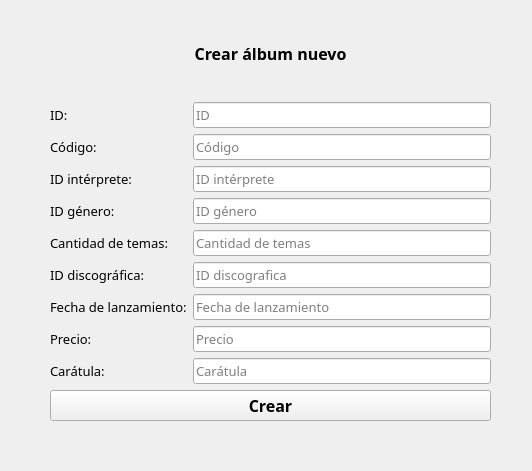
<?xml version="1.0" encoding="UTF-8"?>
<ui version="4.0">
 <class>CrearProducto</class>
 <widget class="QWidget" name="CrearProducto">
  <property name="geometry">
   <rect>
    <x>0</x>
    <y>0</y>
    <width>532</width>
    <height>471</height>
   </rect>
  </property>
  <property name="windowTitle">
   <string>Form</string>
  </property>
  <widget class="QWidget" name="">
   <property name="geometry">
    <rect>
     <x>50</x>
     <y>10</y>
     <width>441</width>
     <height>411</height>
    </rect>
   </property>
   <layout class="QVBoxLayout" name="verticalLayout">
    <item>
     <layout class="QGridLayout" name="gridLayout">
      <item row="1" column="0">
       <widget class="QLabel" name="label_2">
        <property name="font">
         <font>
          <family>Bell MT</family>
          <pointsize>10</pointsize>
         </font>
        </property>
        <property name="text">
         <string>ID:</string>
        </property>
       </widget>
      </item>
      <item row="1" column="2">
       <widget class="QLineEdit" name="input_id">
        <property name="font">
         <font>
          <family>Bell MT</family>
          <pointsize>10</pointsize>
         </font>
        </property>
        <property name="placeholderText">
         <string>ID</string>
        </property>
       </widget>
      </item>
      <item row="2" column="0">
       <widget class="QLabel" name="label_3">
        <property name="font">
         <font>
          <family>Bell MT</family>
          <pointsize>10</pointsize>
         </font>
        </property>
        <property name="text">
         <string>Código:</string>
        </property>
       </widget>
      </item>
      <item row="2" column="2">
       <widget class="QLineEdit" name="input_codigo">
        <property name="font">
         <font>
          <family>Bell MT</family>
          <pointsize>10</pointsize>
         </font>
        </property>
        <property name="text">
         <string/>
        </property>
        <property name="placeholderText">
         <string>Código</string>
        </property>
       </widget>
      </item>
      <item row="3" column="0">
       <widget class="QLabel" name="label_4">
        <property name="font">
         <font>
          <family>Bell MT</family>
          <pointsize>10</pointsize>
         </font>
        </property>
        <property name="text">
         <string>ID intérprete:</string>
        </property>
       </widget>
      </item>
      <item row="3" column="2">
       <widget class="QLineEdit" name="input_idinterprete">
        <property name="font">
         <font>
          <family>Bell MT</family>
          <pointsize>10</pointsize>
         </font>
        </property>
        <property name="placeholderText">
         <string>ID intérprete</string>
        </property>
       </widget>
      </item>
      <item row="4" column="0">
       <widget class="QLabel" name="label_5">
        <property name="font">
         <font>
          <family>Bell MT</family>
          <pointsize>10</pointsize>
         </font>
        </property>
        <property name="text">
         <string>ID género:</string>
        </property>
       </widget>
      </item>
      <item row="4" column="2">
       <widget class="QLineEdit" name="input_idgenero">
        <property name="font">
         <font>
          <family>Bell MT</family>
          <pointsize>10</pointsize>
         </font>
        </property>
        <property name="placeholderText">
         <string>ID género</string>
        </property>
       </widget>
      </item>
      <item row="5" column="0" colspan="2">
       <widget class="QLabel" name="label_9">
        <property name="font">
         <font>
          <family>Bell MT</family>
          <pointsize>10</pointsize>
         </font>
        </property>
        <property name="text">
         <string>Cantidad de temas:</string>
        </property>
       </widget>
      </item>
      <item row="5" column="2">
       <widget class="QLineEdit" name="input_cantidaddetemas">
        <property name="font">
         <font>
          <family>Bell MT</family>
          <pointsize>10</pointsize>
         </font>
        </property>
        <property name="placeholderText">
         <string>Cantidad de temas</string>
        </property>
       </widget>
      </item>
      <item row="6" column="0">
       <widget class="QLabel" name="label_8">
        <property name="font">
         <font>
          <family>Bell MT</family>
          <pointsize>10</pointsize>
         </font>
        </property>
        <property name="text">
         <string>ID discográfica:</string>
        </property>
       </widget>
      </item>
      <item row="6" column="2">
       <widget class="QLineEdit" name="input_iddiscografica">
        <property name="font">
         <font>
          <family>Bell MT</family>
          <pointsize>10</pointsize>
         </font>
        </property>
        <property name="placeholderText">
         <string>ID discografica</string>
        </property>
       </widget>
      </item>
      <item row="7" column="0" colspan="2">
       <widget class="QLabel" name="label_7">
        <property name="font">
         <font>
          <family>Bell MT</family>
          <pointsize>10</pointsize>
         </font>
        </property>
        <property name="text">
         <string>Fecha de lanzamiento:</string>
        </property>
       </widget>
      </item>
      <item row="7" column="2">
       <widget class="QLineEdit" name="input_fechadelanzamiento">
        <property name="font">
         <font>
          <family>Bell MT</family>
          <pointsize>10</pointsize>
         </font>
        </property>
        <property name="placeholderText">
         <string>Fecha de lanzamiento</string>
        </property>
       </widget>
      </item>
      <item row="8" column="0">
       <widget class="QLabel" name="label_10">
        <property name="font">
         <font>
          <family>Bell MT</family>
          <pointsize>10</pointsize>
         </font>
        </property>
        <property name="text">
         <string>Precio:</string>
        </property>
       </widget>
      </item>
      <item row="8" column="2">
       <widget class="QLineEdit" name="input_precio">
        <property name="font">
         <font>
          <family>Bell MT</family>
          <pointsize>10</pointsize>
         </font>
        </property>
        <property name="placeholderText">
         <string>Precio</string>
        </property>
       </widget>
      </item>
      <item row="9" column="0">
       <widget class="QLabel" name="label_6">
        <property name="font">
         <font>
          <family>Bell MT</family>
          <pointsize>10</pointsize>
         </font>
        </property>
        <property name="text">
         <string>Carátula:</string>
        </property>
       </widget>
      </item>
      <item row="9" column="2">
       <widget class="QLineEdit" name="input_caratula">
        <property name="font">
         <font>
          <family>Bell MT</family>
          <pointsize>10</pointsize>
         </font>
        </property>
        <property name="placeholderText">
         <string>Carátula</string>
        </property>
       </widget>
      </item>
      <item row="0" column="0" colspan="3">
       <widget class="QLabel" name="label">
        <property name="font">
         <font>
          <family>Bell MT</family>
          <pointsize>12</pointsize>
          <weight>75</weight>
          <bold>true</bold>
         </font>
        </property>
        <property name="text">
         <string>Crear álbum nuevo</string>
        </property>
        <property name="alignment">
         <set>Qt::AlignCenter</set>
        </property>
       </widget>
      </item>
     </layout>
    </item>
    <item>
     <widget class="QPushButton" name="boton_crear">
      <property name="font">
       <font>
        <family>Bell MT</family>
        <pointsize>12</pointsize>
        <weight>75</weight>
        <bold>true</bold>
       </font>
      </property>
      <property name="cursor">
       <cursorShape>PointingHandCursor</cursorShape>
      </property>
      <property name="text">
       <string>Crear</string>
      </property>
     </widget>
    </item>
   </layout>
  </widget>
 </widget>
 <resources/>
 <connections/>
</ui>
